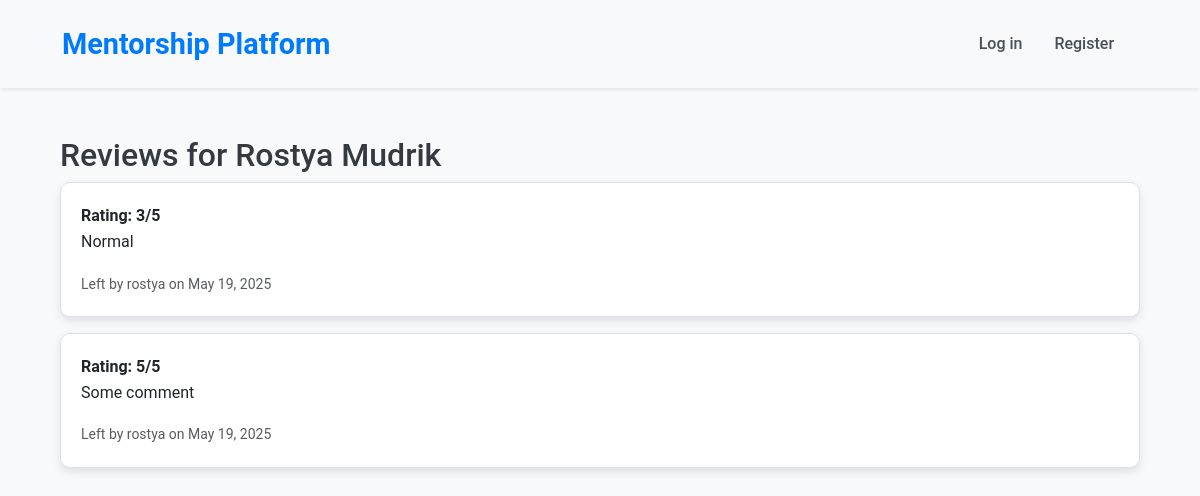
/reviews/mentor-profile/1/, run on an earlier commit of the app's database.
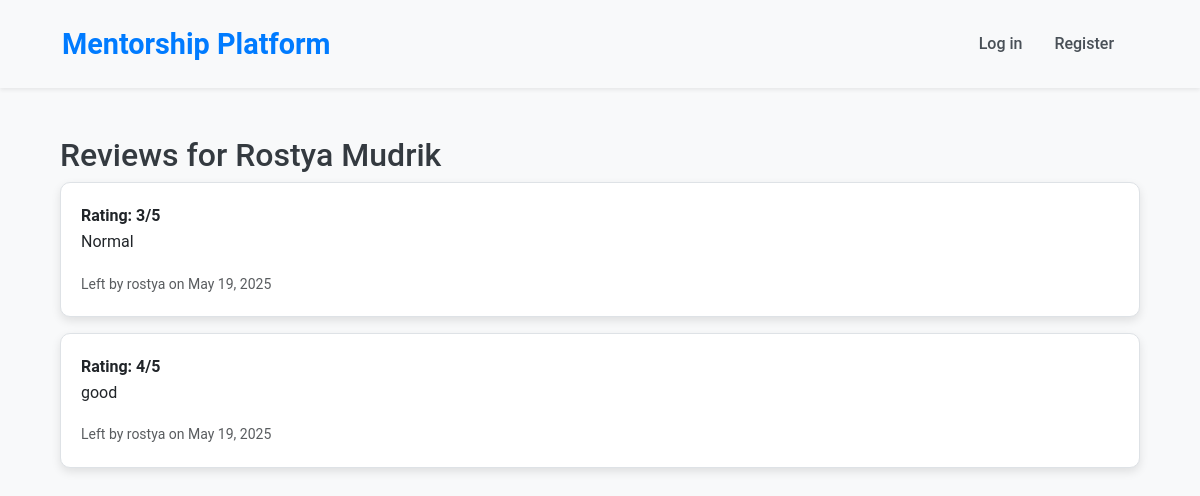
And on a later commit of the database.
### accounts/models.py (models this page shows, shortened)
class User(AbstractBaseUser, PermissionsMixin):
    username = models.CharField(
        max_length=30,
        unique=True,
        verbose_name="Username"
    )
    first_name = models.CharField(
        max_length=64,
        verbose_name="First Name"
    )
    last_name = models.CharField(
        max_length=64,
        verbose_name="Last Name"
    )
    email = models.EmailField(
        unique=True,
        verbose_name="Email Address"
    )
    is_email_verified = models.BooleanField(default=False)
    phone_number = models.CharField(
        unique=True,
        blank=True,
        null=True,
        verbose_name="Phone Number"
    )
    image = models.ImageField(upload_to='accounts_images', null=True, blank=True)
    is_mentor = models.BooleanField(
        default=False,
        verbose_name="Is Mentor"
    )
    is_staff = models.BooleanField(
        default=False,
        verbose_name="Is Staff"
    )
    is_active = models.BooleanField(default=True)
    USERNAME_FIELD = 'username'
    REQUIRED_FIELDS = ['email']
    objects = CustomUserManager()
    def get_full_name(self):
        return f"{self.first_name} {self.last_name}"

### reviews/models.py (models this page shows)
class Review(models.Model):
    rating = models.PositiveSmallIntegerField(
        validators=[MinValueValidator(1), MaxValueValidator(5)],
        default=3
    )
    comment = models.TextField(max_length=1024, default='')
    mentor = ForeignKey(
        to='accounts.User', on_delete=models.SET_NULL,
        null=True, blank=True, related_name='review_mentor'
    )
    user = ForeignKey(
        to='accounts.User', on_delete=models.SET_NULL,
        null=True, blank=True, related_name='review_user'
    )
    slot = models.OneToOneField(
        to='schedule.Slot', on_delete=models.CASCADE,
        null=True, blank=True, related_name='review_slot'
    )
    created_at = models.DateTimeField(auto_now_add=True)

### reviews/views.py (the view)
# urls.py: path('mentor-profile/<int:mentor_id>/', views.MentorProfileView.as_view(), name='mentor-profile'),
class MentorProfileView(View):
    def get(self, request, mentor_id, *args, **kwargs):
        mentor = User.objects.get(pk=mentor_id)
        reviews = Review.objects.filter(mentor=mentor)
        return render(
            request,
            'reviews/mentor-profile.html',
            {'mentor': mentor, 'reviews': reviews},
        )

### reviews/templates/reviews/mentor-profile.html (shortened to what this page needs)
{% extends 'base.html' %}
{% block content %}
<h2>Reviews for {{ mentor.get_full_name }}</h2>
{% if reviews %}
    {% for review in reviews %}
        <div class="card mb-3">
            <div class="card-body">
                <strong>Rating: {{ review.rating }}/5</strong>
                <p>{{ review.comment }}</p>
                <small class="text-muted">Left by {{ review.user.username }} on {{ review.created_at|date:"F d, Y" }}</small>
            </div>
        </div>
    {% endfor %}
{% else %}
    <p>No reviews yet.</p>
{% endif %}
{% endblock %}

### templates/base.html (shortened to what this page needs)
{% load static %}
<!DOCTYPE html>
<html lang="en">
<head>
    <link href="https://cdn.jsdelivr.net/npm/bootstrap@5.3.0-alpha1/dist/css/bootstrap.min.css" rel="stylesheet">
    <link rel="stylesheet" type="text/css" href="{% static 'css/styles.css' %}">
</head>
<body>
    <nav class="navbar navbar-expand-lg navbar-light bg-light shadow-sm">
        <div class="container">
            <a class="navbar-brand" href="{% url 'index' %}">Mentorship Platform</a>
            <div class="collapse navbar-collapse" id="navbarNav">
                <ul class="navbar-nav ms-auto">
                    {% if user.is_authenticated %}
                        {% if user.is_mentor %}
                            <li class="nav-item me-3">
                                <a class="nav-link btn btn-outline-secondary" href="{% url 'dashboard' %}">Dashboard</a>
                            </li>
                        {% endif %}
                        <li class="nav-item me-3">
                            <a class="nav-link btn btn-primary" href="{% url 'profile' %}">Profile</a>
                        </li>
                        <li class="nav-item me-3">
                            <a class="nav-link btn btn-primary" href="{% url 'logout' %}">Logout</a>
                        </li>
                    {% else %}
                        <li class="nav-item me-3">
                            <a class="nav-link btn btn-primary" href="{% url 'login' %}">Log in</a>
                        </li>
                        <li class="nav-item me-3">
                            <a class="nav-link btn btn-primary" href="{% url 'register' %}">Register</a>
                        </li>
                    {% endif %}
                </ul>
            </div>
        </div>
    </nav>
    <div class="container mt-5">
        {% block content %}
        {% endblock %}
    </div>
</body>
</html>

### static/css/styles.css (style rules this page uses)
body { font-family: 'Roboto', sans-serif; background-color: #f8f9fa; color: #343a40; line-height: 1.6; margin: 0; padding: 0; }
.navbar { padding: 1rem 2rem; background-color: #ffffff; box-shadow: 0 4px 10px rgba(0, 0, 0, 0.1); }
.navbar-brand { font-weight: 600; font-size: 1.8rem; color: #007bff; }
.navbar-nav .nav-link { font-weight: 500; color: #495057 !important; font-size: 1rem; }
.card { border: 1px solid #dee2e6; border-radius: 10px; transition: transform 0.3s ease, box-shadow 0.3s ease; background-color: #fff; box-shadow: 0 4px 10px rgba(0, 0, 0, 0.1); }
.card-body { padding: 20px; }
.btn { border-radius: 25px; padding: 10px 20px; font-size: 1rem; transition: background-color 0.3s, transform 0.3s ease; }
.btn-primary, .btn-success { font-weight: 600; }
.container { padding-left: 30px; padding-right: 30px; }
a { color: #007bff; text-decoration: none; transition: color 0.3s ease; }
.mt-5 { margin-top: 3rem; }

What changed in the data, as far as the page shows it:
removed Review: rating "5", comment "Some comment", user.username "rostya", created_at "May 19, 2025"
added Review: rating "4", comment "good", user.username "rostya", created_at "May 19, 2025"
